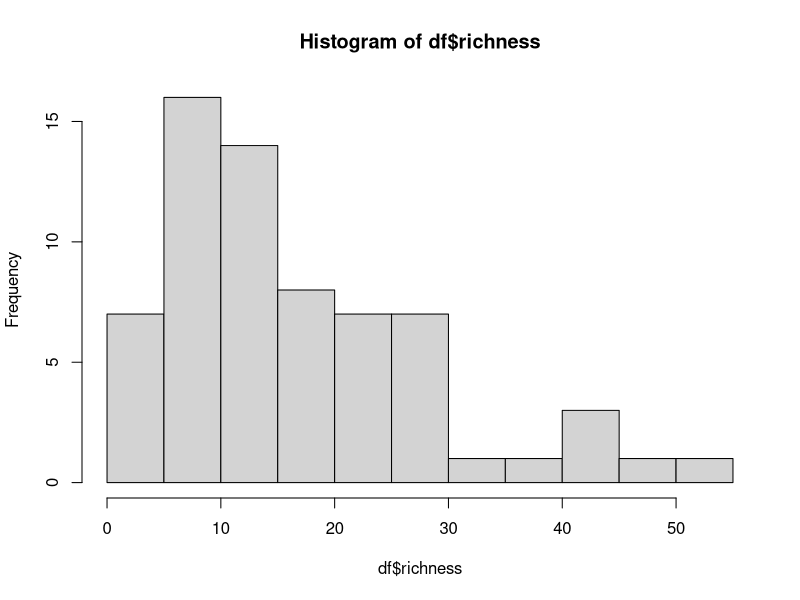
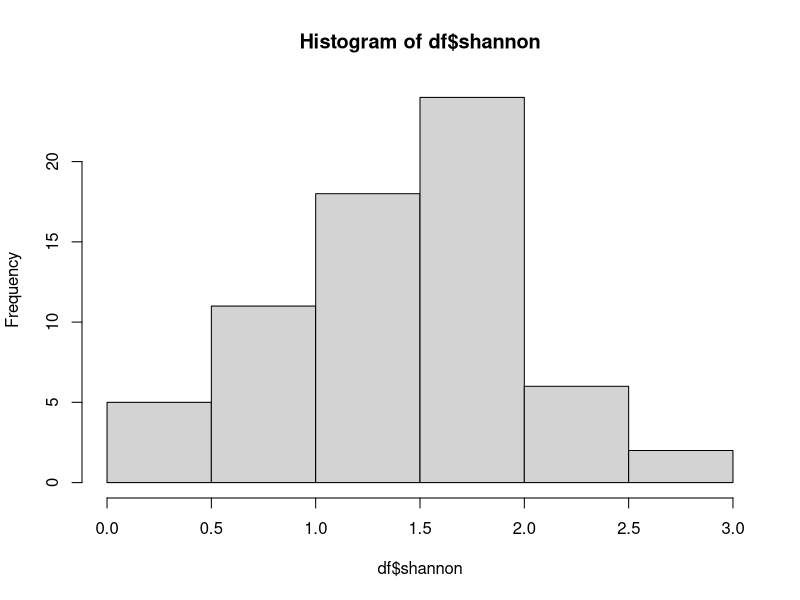
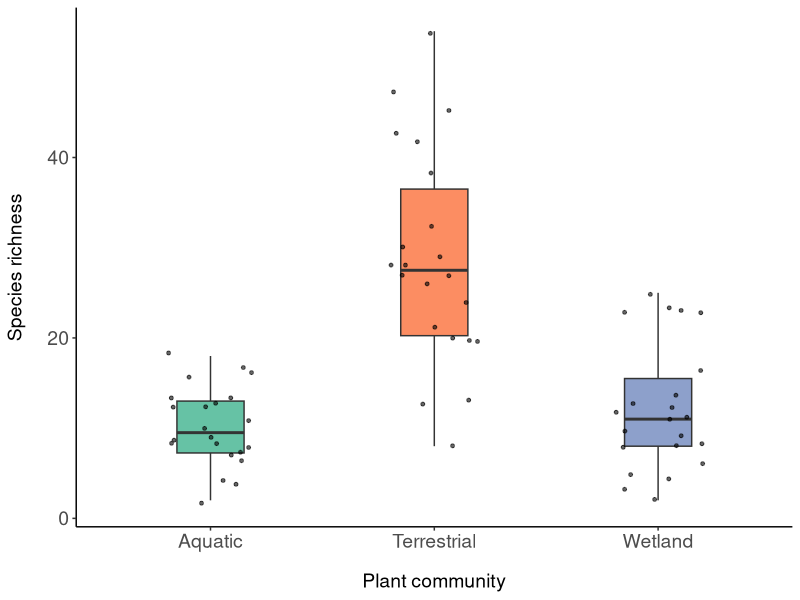

Recreate these plots in R, in order.
library(lmtest)
library(ggplot2)

df<-read.csv("alpha diversity lakes.csv", header=TRUE)

df$community<-as.factor(df$community)
df$lake<-as.factor(df$lake)

hist(df$richness)
hist(df$shannon)

#############################
# Species richness analysis #
#############################

# Create a model comparing species richness among terrestrial, 
# wetland, and aquatic communities
m1<-glm(richness~community,family=poisson,data=df)
summary(m1)

# Create the null model
m1.null<-glm(richness~1,family=poisson,data=df)

# Compare the model with community type with the null model using the 
# Likelihood Ratio test
lrtest(m1,m1.null)

png("Richness among plant communities.png",width = 1500, height = 1000, units = "px", res=300)
ggplot(df,aes(x=community,y=richness,fill=community))+
  geom_boxplot(width=0.3, outlier.shape = NA)+
  geom_jitter(color="black", size=1, width=0.2, alpha=0.6)+
  theme_classic()+
  ylab("Species richness")+
  xlab("Plant community")+
  scale_fill_brewer(palette="Set2")+
  theme(axis.title.x = element_text(size=14,margin = margin(t = 15)),
        axis.title.y = element_text(size=14,margin = margin(r = 15)),
        axis.text = element_text(size=14),
        legend.position = "none")
dev.off()

#############################
#     Shannon Diversity     #
#############################

# Create a model comparing Shannon diversity among terrestrial, 
# wetland, and aquatic communities
m2<-glm(shannon~community,data=df)
summary(m2)

# Create the null model
m2.null<-glm(shannon~1,data=df)

# Compare the model with community type with the null model using the 
# Likelihood Ratio test
lrtest(m2,m2.null)

